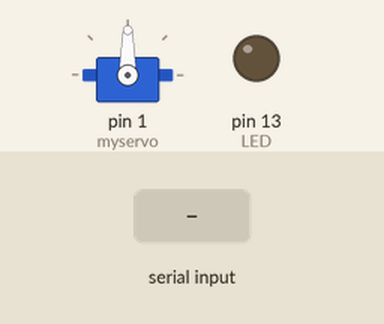
Recording of a sketch running on a simulated Arduino Uno, built with avr-gcc and run on an emulated ATmega328P. Shown: servo, output pins drawn as LEDs (lit = HIGH). Inputs (shaded band) come from the test bench.

Above: at 1.2 s.
1.3 s: "2\n" received over Serial
At 2.5 s:
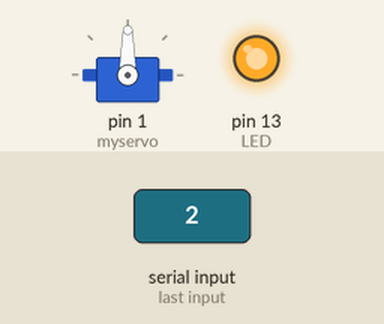
2.8 s: "1\n" received over Serial
At 3.6 s:
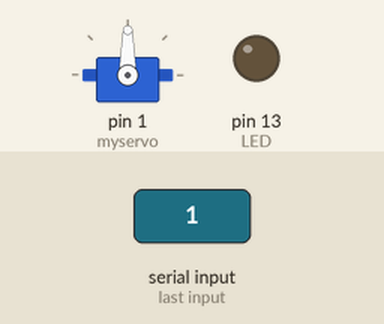
Timing chart, 0 to 5.8 s (numbered marks = the images above; inputs shaded):
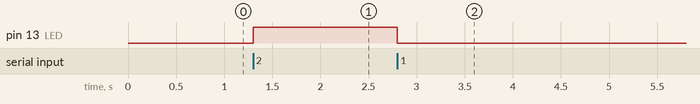

The sketch:

gui_json.ino
```cpp
#include <ArduinoJson.h>
#include <Servo.h>
StaticJsonDocument<1024> masterJSON;
String dataIN;
StaticJsonDocument<1024> dataJSON;

Servo myservo;
int percent = 0;
int prevPercent = 0;
int LED = 13;
int Data,mode;
int sudut = 0;
int flag=0;

void setup() {
  myservo.attach(1);
  Serial.begin( 115200 );
  pinMode(LED,OUTPUT);

}

void loop() {
if(Serial.available()>0)
  {
    Data = Serial.read();
  }
  if(Data == '1')
  {
    digitalWrite(LED,LOW);
  }
  else if(Data == '2')
  {
    digitalWrite(LED,HIGH);
  }
  else if(Data == '3')
  {
    sudut=0;
  }
  else if(Data == '4')
  {
    sudut=90;
  }

//Recieve data from mini PC
while(Serial.available()>0){
    static char message[174];
    static unsigned int message_pos = 0;
    char inByte = char(Serial.read());
    if(inByte !='\n'&&(message_pos < 174-1)){
      message[message_pos] = inByte;
      message_pos++;
    }
    else{
      message[message_pos] = '\0';
      dataIN = String (message);
      message_pos = 0;
    }
  }
  DeserializationError master =  deserializeJson(dataJSON, dataIN);
if (master) return;
else mode = dataJSON["MODE"];
if (mode == 1){
  digitalWrite(13,HIGH);
}
else if(mode == 0){
  digitalWrite(13,LOW);
}

int pot1 = analogRead(A0);

masterJSON["T3"] = pot1;
masterJSON["EC"] = analogRead(A1);

//serializeJson(masterJSON,Serial);
//Serial.println();


myservo.write(sudut);
//Serial.print('a');
//Serial.println(sudut);
delay(100);
}
```

Measured:
- after the input at 1.3 s, pin 13 (LED): LOW → HIGH at once
- after the input at 2.8 s, pin 13 (LED): HIGH → LOW at once
